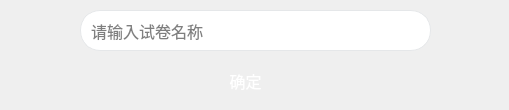
<?xml version="1.0" encoding="UTF-8"?>
<ui version="4.0">
 <class>CTestPaperSaveDlg</class>
 <widget class="QDialog" name="CTestPaperSaveDlg">
  <property name="geometry">
   <rect>
    <x>0</x>
    <y>0</y>
    <width>509</width>
    <height>110</height>
   </rect>
  </property>
  <property name="windowTitle">
   <string>Dialog</string>
  </property>
  <property name="styleSheet">
   <string notr="true">#CTestPaperSaveDlg
{
background-color:qlineargradient(
        x1: 0, y1: 0,
        x2: 1, y2: 1,
        stop: 0 #fef3ff,
        stop: 1 #d9eaff 
    );;
}</string>
  </property>
  <widget class="QLineEdit" name="lineEdit">
   <property name="geometry">
    <rect>
     <x>80</x>
     <y>10</y>
     <width>351</width>
     <height>41</height>
    </rect>
   </property>
   <property name="font">
    <font>
     <family>黑体</family>
     <pointsize>12</pointsize>
    </font>
   </property>
   <property name="styleSheet">
    <string notr="true">#lineEdit
{
border:none;
border: 1px solid #e5e7e9;
border-radius:20;
 padding: 8px; 
}

#lineEdit:hover
{
border: 1px solid #f7115b;
border-radius:20;
 padding: 8px; 
}</string>
   </property>
   <property name="placeholderText">
    <string>请输入试卷名称</string>
   </property>
  </widget>
  <widget class="QPushButton" name="pushButton">
   <property name="geometry">
    <rect>
     <x>130</x>
     <y>60</y>
     <width>231</width>
     <height>41</height>
    </rect>
   </property>
   <property name="font">
    <font>
     <family>黑体</family>
     <pointsize>12</pointsize>
    </font>
   </property>
   <property name="styleSheet">
    <string notr="true">#pushButton
{
border:none;
color:#ffffff;
  background-color: qlineargradient(
        x1: 0, y1: 0,
        x2: 1, y2: 1,
        stop: 0 #767aff,
        stop: 1 #83bcff 
    );
border-radius:20;
}


#pushButton:hover
{
  background-color: qlineargradient(
        x1: 0, y1: 0,
        x2: 1, y2: 1,
        stop: 0 #ec7f9e,
        stop: 1 #9ca2c4 
    );
}</string>
   </property>
   <property name="text">
    <string>确定</string>
   </property>
  </widget>
 </widget>
 <resources/>
 <connections/>
</ui>
